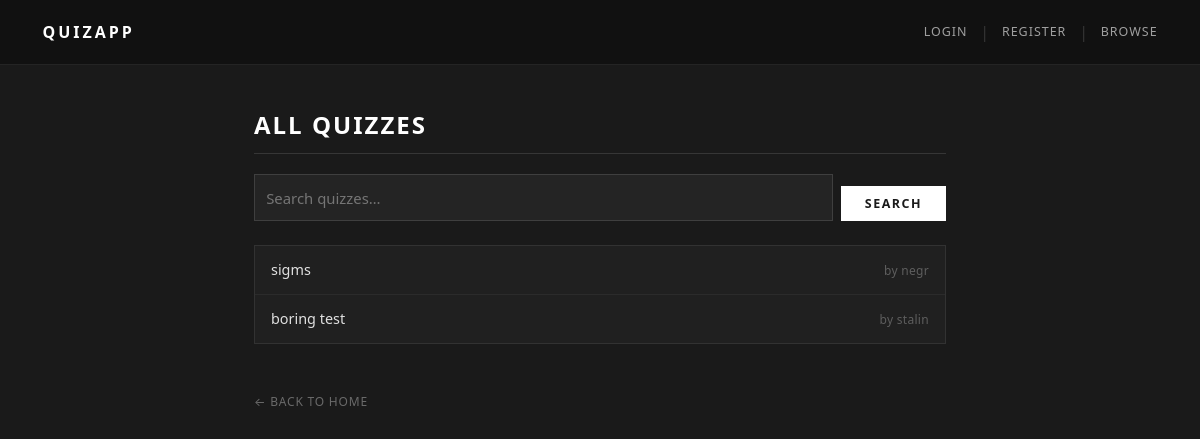
The page /quizzes/ on the database as committed earlier.
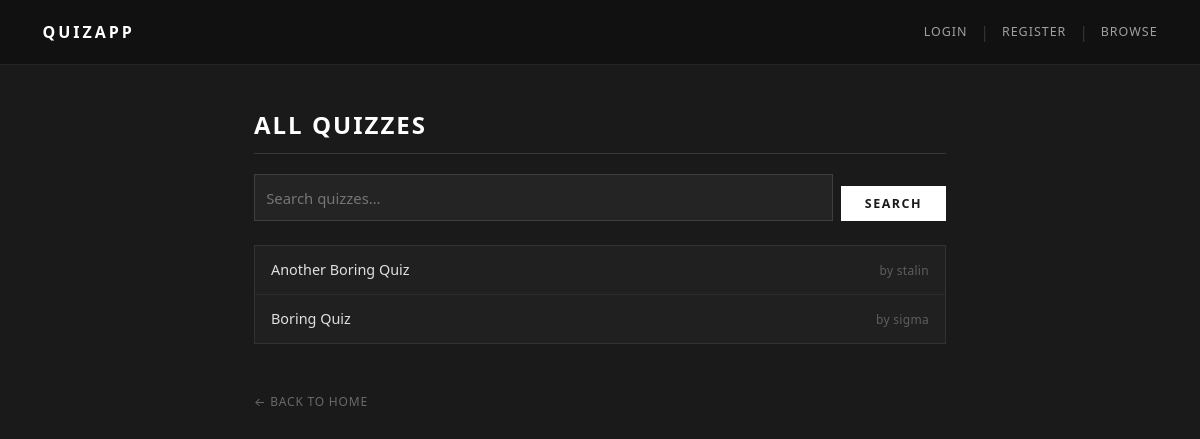
The same page on the database as committed later.
### quiz/models.py (models this page shows, shortened)
class Quiz(models.Model):
    title = models.CharField(max_length=200)
    description = models.TextField(blank=True)
    created_by = models.ForeignKey(User, on_delete=models.CASCADE, related_name='quizzes')
    created_at = models.DateTimeField(auto_now_add=True)
    invite_code = models.CharField(max_length=8, unique=True, null=True, blank=True)

### quiz/views.py (the view)
# urls.py: path('quizzes/', views.quiz_list, name='quiz_list'),
def quiz_list(request):
    query = request.GET.get('q', '').strip()
    quizzes = Quiz.objects.select_related('created_by').order_by('-created_at')
    if query:
        quizzes = quizzes.filter(Q(title__icontains=query) | Q(description__icontains=query))
    return render(request, 'quiz/quiz_list.html', {'quizzes': quizzes, 'query': query})

### quiz/templates/quiz/quiz_list.html (shortened to what this page needs)
{% extends 'quiz/base.html' %}
{% block content %}
<h1>All Quizzes</h1>
<div class="search-bar">
    <form method="get" action="{% url 'quiz_list' %}">
        <input type="text" name="q" value="{{ query }}" placeholder="Search quizzes…">
        <button type="submit" class="btn">Search</button>
    </form>
</div>
<ul class="quiz-list mt-1">
    {% for quiz in quizzes %}
        <li>
            <a href="{% url 'quiz_detail' quiz.id %}">{{ quiz.title }}</a>
            <span class="by">by {{ quiz.created_by.username }}</span>
        </li>
    {% empty %}
        <li>No quizzes found.</li>
    {% endfor %}
</ul>
<a href="{% url 'home' %}" class="back-link">Back to Home</a>
{% endblock %}

Rows that differ between the two databases and show on the page:
removed Quiz: title "sigms", created_by.username "negr"
added Quiz: title "Another Boring Quiz", created_by.username "stalin"
changed Quiz: title "boring test" → "Boring Quiz"; created_by.username "stalin" → "sigma"
